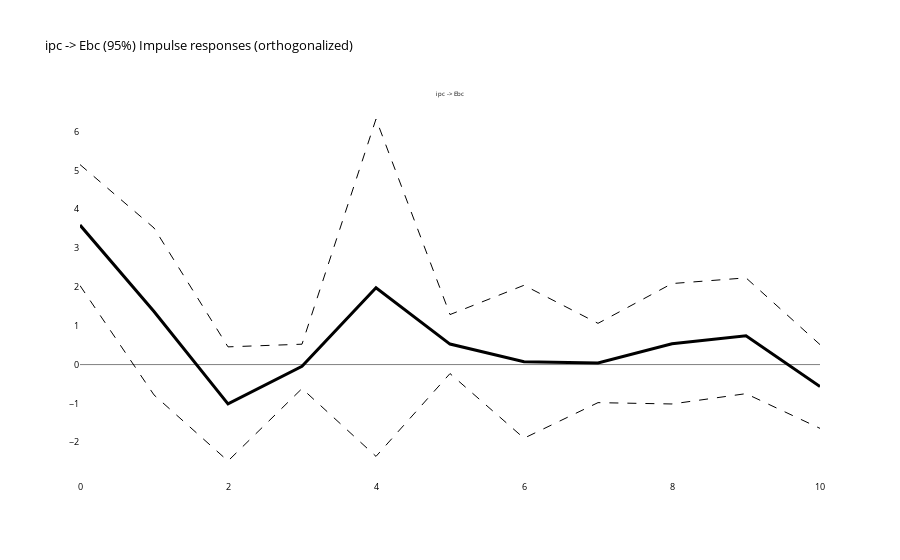
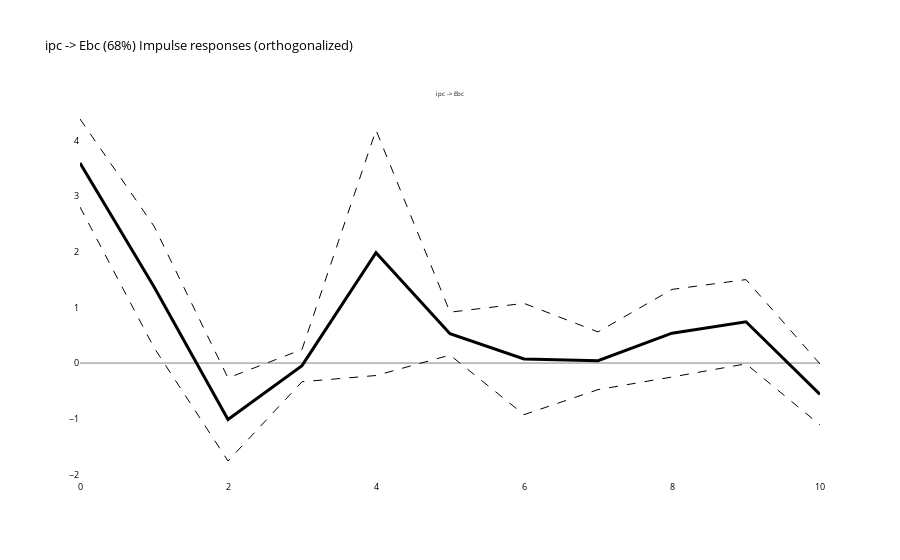
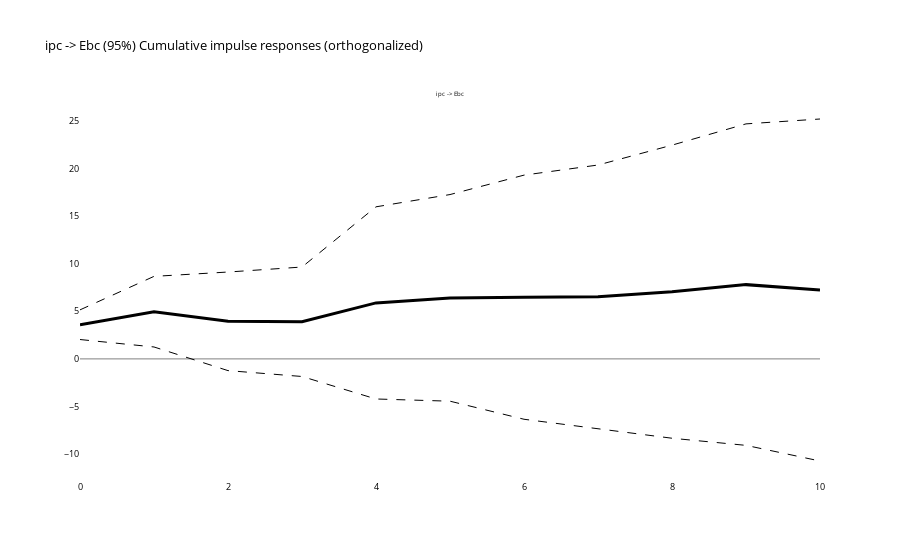
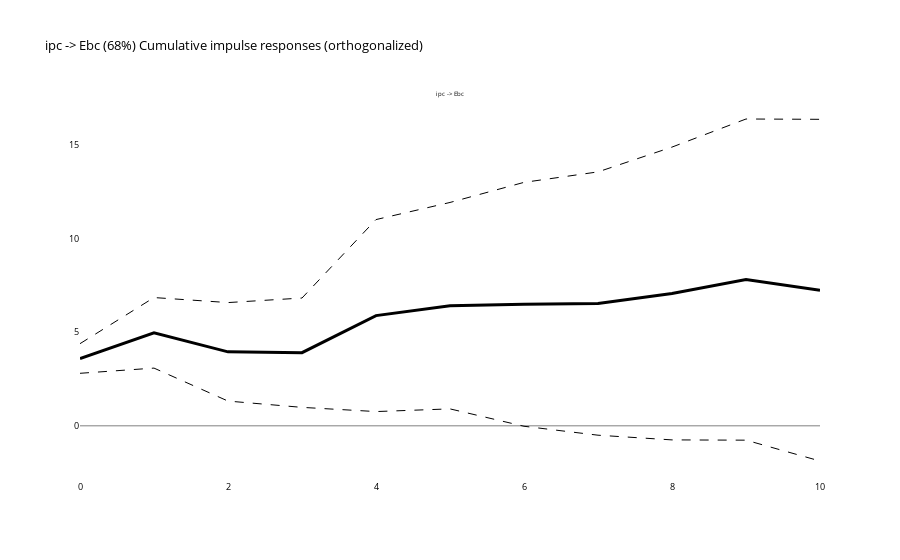

Notebook cell for these charts, in order:
### Code cell
regress(["ipc", "Ebc", "impp_usa", "emae"], df_ERPT_Arg, maxlags=2, run_other_tests_on=False)

### Figure 1 — Plotly figure (JSON) as saved in the notebook; plotly's stock layout.template omitted (floating-point values rounded to 4 significant figures)
{"data": [{"line": {"color": "grey", "dash": "solid", "width": 1}, "mode": "lines", "type": "scatter", "x": [0, 1, 2, 3, 4, 5, 6, 7, 8, 9, 10], "xaxis": "x", "y": [0, 0, 0, 0, 0, 0, 0, 0, 0, 0, 0], "yaxis": "y"}, {"line": {"color": "black", "dash": "solid", "width": 3}, "mode": "lines", "type": "scatter", "x": [0, 1, 2, 3, 4, 5, 6, 7, 8, 9, 10], "xaxis": "x", "y": [3.593, 1.369, -1.013, -0.04623, 1.98, 0.5284, 0.07261, 0.04096, 0.5362, 0.7423, -0.5644], "yaxis": "y"}, {"line": {"color": "black", "dash": "dash", "width": 1}, "mode": "lines", "type": "scatter", "x": [0, 1, 2, 3, 4, 5, 6, 7, 8, 9, 10], "xaxis": "x", "y": [2.035, -0.7818, -2.483, -0.6174, -2.364, -0.2314, -1.897, -0.9801, -1.015, -0.7488, -1.643], "yaxis": "y"}, {"line": {"color": "black", "dash": "dash", "width": 1}, "mode": "lines", "type": "scatter", "x": [0, 1, 2, 3, 4, 5, 6, 7, 8, 9, 10], "xaxis": "x", "y": [5.151, 3.519, 0.4564, 0.525, 6.325, 1.288, 2.042, 1.062, 2.087, 2.233, 0.5142], "yaxis": "y"}], "layout": {"annotations": [{"font": {"size": 6}, "showarrow": false, "text": "ipc -> Ebc", "x": 0.5, "xanchor": "center", "xref": "paper", "y": 1, "yanchor": "bottom", "yref": "paper"}], "font": {"color": "black", "size": 9}, "hovermode": "x unified", "plot_bgcolor": "white", "showlegend": false, "title": {"text": "ipc -> Ebc (95%)\nImpulse responses (orthogonalized)"}, "xaxis": {"anchor": "y", "domain": [0, 1]}, "yaxis": {"anchor": "x", "domain": [0, 1]}}}

### Figure 2 — Plotly figure (JSON) as saved in the notebook; plotly's stock layout.template omitted (floating-point values rounded to 4 significant figures)
{"data": [{"line": {"color": "grey", "dash": "solid", "width": 1}, "mode": "lines", "type": "scatter", "x": [0, 1, 2, 3, 4, 5, 6, 7, 8, 9, 10], "xaxis": "x", "y": [0, 0, 0, 0, 0, 0, 0, 0, 0, 0, 0], "yaxis": "y"}, {"line": {"color": "black", "dash": "solid", "width": 3}, "mode": "lines", "type": "scatter", "x": [0, 1, 2, 3, 4, 5, 6, 7, 8, 9, 10], "xaxis": "x", "y": [3.593, 1.369, -1.013, -0.04623, 1.98, 0.5284, 0.07261, 0.04096, 0.5362, 0.7423, -0.5644], "yaxis": "y"}, {"line": {"color": "black", "dash": "dash", "width": 1}, "mode": "lines", "type": "scatter", "x": [0, 1, 2, 3, 4, 5, 6, 7, 8, 9, 10], "xaxis": "x", "y": [2.802, 0.2776, -1.759, -0.336, -0.224, 0.1429, -0.9267, -0.4771, -0.2506, -0.01427, -1.112], "yaxis": "y"}, {"line": {"color": "black", "dash": "dash", "width": 1}, "mode": "lines", "type": "scatter", "x": [0, 1, 2, 3, 4, 5, 6, 7, 8, 9, 10], "xaxis": "x", "y": [4.384, 2.46, -0.2677, 0.2436, 4.185, 0.9139, 1.072, 0.5591, 1.323, 1.499, -0.01711], "yaxis": "y"}], "layout": {"annotations": [{"font": {"size": 6}, "showarrow": false, "text": "ipc -> Ebc", "x": 0.5, "xanchor": "center", "xref": "paper", "y": 1, "yanchor": "bottom", "yref": "paper"}], "font": {"color": "black", "size": 9}, "hovermode": "x unified", "plot_bgcolor": "white", "showlegend": false, "title": {"text": "ipc -> Ebc (68%)\nImpulse responses (orthogonalized)"}, "xaxis": {"anchor": "y", "domain": [0, 1]}, "yaxis": {"anchor": "x", "domain": [0, 1]}}}

### Figure 3 — Plotly figure (JSON) as saved in the notebook; plotly's stock layout.template omitted (floating-point values rounded to 4 significant figures)
{"data": [{"line": {"color": "grey", "dash": "solid", "width": 1}, "mode": "lines", "type": "scatter", "x": [0, 1, 2, 3, 4, 5, 6, 7, 8, 9, 10], "xaxis": "x", "y": [0, 0, 0, 0, 0, 0, 0, 0, 0, 0, 0], "yaxis": "y"}, {"line": {"color": "black", "dash": "solid", "width": 3}, "mode": "lines", "type": "scatter", "x": [0, 1, 2, 3, 4, 5, 6, 7, 8, 9, 10], "xaxis": "x", "y": [3.593, 4.962, 3.948, 3.902, 5.882, 6.411, 6.483, 6.524, 7.061, 7.803, 7.239], "yaxis": "y"}, {"line": {"color": "black", "dash": "dash", "width": 1}, "mode": "lines", "type": "scatter", "x": [0, 1, 2, 3, 4, 5, 6, 7, 8, 9, 10], "xaxis": "x", "y": [2.035, 1.253, -1.231, -1.848, -4.212, -4.444, -6.341, -7.321, -8.335, -9.084, -10.73], "yaxis": "y"}, {"line": {"color": "black", "dash": "dash", "width": 1}, "mode": "lines", "type": "scatter", "x": [0, 1, 2, 3, 4, 5, 6, 7, 8, 9, 10], "xaxis": "x", "y": [5.151, 8.671, 9.127, 9.652, 15.98, 17.27, 19.31, 20.37, 22.46, 24.69, 25.2], "yaxis": "y"}], "layout": {"annotations": [{"font": {"size": 6}, "showarrow": false, "text": "ipc -> Ebc", "x": 0.5, "xanchor": "center", "xref": "paper", "y": 1, "yanchor": "bottom", "yref": "paper"}], "font": {"color": "black", "size": 9}, "hovermode": "x unified", "plot_bgcolor": "white", "showlegend": false, "title": {"text": "ipc -> Ebc (95%)\nCumulative impulse responses (orthogonalized)"}, "xaxis": {"anchor": "y", "domain": [0, 1]}, "yaxis": {"anchor": "x", "domain": [0, 1]}}}

### Figure 4 — Plotly figure (JSON) as saved in the notebook; plotly's stock layout.template omitted (floating-point values rounded to 4 significant figures)
{"data": [{"line": {"color": "grey", "dash": "solid", "width": 1}, "mode": "lines", "type": "scatter", "x": [0, 1, 2, 3, 4, 5, 6, 7, 8, 9, 10], "xaxis": "x", "y": [0, 0, 0, 0, 0, 0, 0, 0, 0, 0, 0], "yaxis": "y"}, {"line": {"color": "black", "dash": "solid", "width": 3}, "mode": "lines", "type": "scatter", "x": [0, 1, 2, 3, 4, 5, 6, 7, 8, 9, 10], "xaxis": "x", "y": [3.593, 4.962, 3.948, 3.902, 5.882, 6.411, 6.483, 6.524, 7.061, 7.803, 7.239], "yaxis": "y"}, {"line": {"color": "black", "dash": "dash", "width": 1}, "mode": "lines", "type": "scatter", "x": [0, 1, 2, 3, 4, 5, 6, 7, 8, 9, 10], "xaxis": "x", "y": [2.802, 3.08, 1.321, 0.9845, 0.7605, 0.9033, -0.02338, -0.5005, -0.7511, -0.7654, -1.877], "yaxis": "y"}, {"line": {"color": "black", "dash": "dash", "width": 1}, "mode": "lines", "type": "scatter", "x": [0, 1, 2, 3, 4, 5, 6, 7, 8, 9, 10], "xaxis": "x", "y": [4.384, 6.843, 6.576, 6.819, 11.0, 11.92, 12.99, 13.55, 14.87, 16.37, 16.35], "yaxis": "y"}], "layout": {"annotations": [{"font": {"size": 6}, "showarrow": false, "text": "ipc -> Ebc", "x": 0.5, "xanchor": "center", "xref": "paper", "y": 1, "yanchor": "bottom", "yref": "paper"}], "font": {"color": "black", "size": 9}, "hovermode": "x unified", "plot_bgcolor": "white", "showlegend": false, "title": {"text": "ipc -> Ebc (68%)\nCumulative impulse responses (orthogonalized)"}, "xaxis": {"anchor": "y", "domain": [0, 1]}, "yaxis": {"anchor": "x", "domain": [0, 1]}}}
